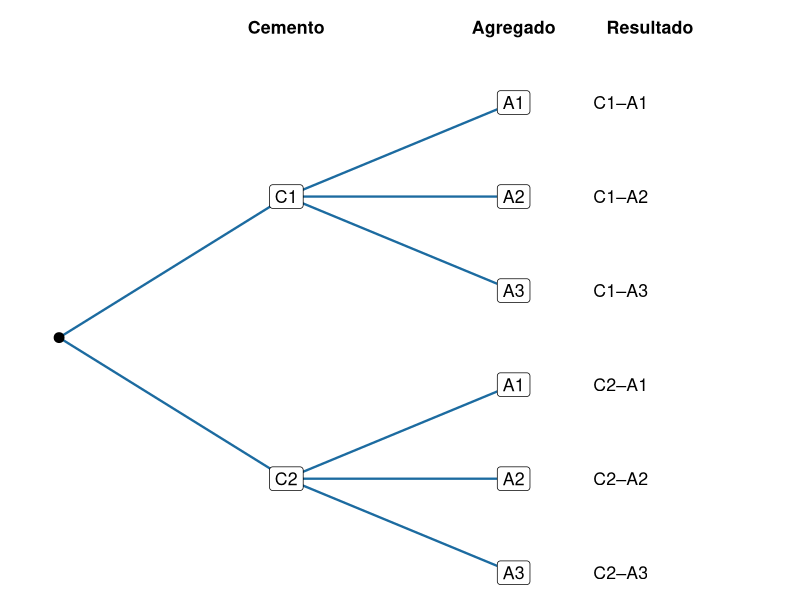

Write the R code that produced this figure.
## ---- chunk 1
#| label: fig-conteo-arbol
#| fig-cap: "Diagrama de árbol para escoger un cemento (C1 o C2) y un agregado (A1, A2 o A3)."
#| fig-alt: "Árbol que parte de un punto, se abre en dos ramas C1 y C2, y cada una se abre en tres ramas A1, A2 y A3, para un total de seis hojas"
#| echo: false
#| fig-width: 7
#| fig-height: 4

library(ggplot2)
n1 <- data.frame(x = 1, y = c(4.5, 1.5), et = c("C1", "C2"))
n2 <- data.frame(x = 2, y = c(5.5, 4.5, 3.5, 2.5, 1.5, 0.5),
                 et = rep(c("A1", "A2", "A3"), 2), padre = rep(c(4.5, 1.5), each = 3))
n2$hoja <- paste(rep(c("C1", "C2"), each = 3), n2$et, sep = "–")
ggplot() +
  geom_segment(data = n1, aes(x = 0, y = 3, xend = x, yend = y), color = "#1C6BA0", linewidth = 0.8) +
  geom_segment(data = n2, aes(x = 1, y = padre, xend = x, yend = y), color = "#1C6BA0", linewidth = 0.8) +
  geom_point(aes(x = 0, y = 3), size = 3) +
  geom_label(data = n1, aes(x, y, label = et), size = 4.5) +
  geom_label(data = n2, aes(x, y, label = et), size = 4.5) +
  geom_text(data = n2, aes(x = 2.35, y = y, label = hoja), hjust = 0, size = 4.5) +
  annotate("text", x = c(1, 2), y = 6.3, label = c("Cemento", "Agregado"), fontface = "bold", size = 4.5) +
  annotate("text", x = 2.6, y = 6.3, label = "Resultado", fontface = "bold", size = 4.5) +
  xlim(-0.1, 3.1) +
  theme_void()
## ---- chunk 2
# 1) Opciones de cada etapa
cemento <- c("C1", "C2", "C3")
agregado <- c("A1", "A2", "A3", "A4")
aditivo <- c("D1", "D2")

# 2) Principio multiplicativo
length(cemento) * length(agregado) * length(aditivo)

# 3) Lista completa de mezclas
mezclas <- expand.grid(cemento = cemento, agregado = agregado, aditivo = aditivo)
head(mezclas, 8)
nrow(mezclas)
## ---- chunk 3
factorial(5)
prod(5:1)        # 5 × 4 × 3 × 2 × 1
factorial(0)
factorial(10)
## ---- chunk 4
n <- 7
k <- 3

# 1) Producto de los primeros k factores
prod(n:(n - k + 1))

# 2) Con factoriales (@eq-conteo-permutaciones)
factorial(n) / factorial(n - k)

# 3) Comprobación por enumeración
personas <- 1:n
ternas <- expand.grid(direccion = personas, residencia = personas, inspeccion = personas)
distintas <- ternas$direccion != ternas$residencia &
             ternas$direccion != ternas$inspeccion &
             ternas$residencia != ternas$inspeccion
sum(distintas)
## ---- chunk 5
# 1) y 2) Con repetición
26^2 * 10^3

# 3) Letras distintas: P(26, 2) para las letras
(factorial(26) / factorial(24)) * 10^3
## ---- chunk 6
n <- 6
factorial(n - 1)
factorial(n) / n
## ---- chunk 7
# 1) Camiones
factorial(9) / (factorial(4) * factorial(3) * factorial(2))

# 2) Comprobación con combinaciones
choose(9, 4) * choose(5, 3) * choose(2, 2)

# 3) Palabra CONCRETO
letras <- strsplit("CONCRETO", "")[[1]]   # separa la palabra en letras
repeticiones <- table(letras)
repeticiones
factorial(length(letras)) / prod(factorial(repeticiones))
## ---- chunk 8
#| label: tbl-conteo-orden
#| tbl-cap: "Arreglos de 2 elementos tomados de {A, B, C, D}: con orden hay 12, sin orden hay 6."
#| echo: false

library(kableExtra)
elem <- c("A", "B", "C", "D")
perm <- expand.grid(x1 = elem, x2 = elem, stringsAsFactors = FALSE)
perm <- perm[perm$x1 != perm$x2, ]
perm <- perm[order(perm$x1, perm$x2), ]
comb <- apply(combn(elem, 2), 2, paste, collapse = "")
cuadro <- data.frame(
  grupo = comb,
  permutaciones = sapply(comb, function(g) {
    a <- substr(g, 1, 1); b <- substr(g, 2, 2); paste0(a, b, ", ", b, a)
  })
)
cuadro %>%
  kbl(col.names = c("Combinación (sin orden)", "Permutaciones que le corresponden (con orden)"),
      align = "c", row.names = FALSE) %>%
  kable_styling(full_width = FALSE, bootstrap_options = c("hover", "condensed"))
## ---- chunk 9
# 1) Con factoriales
factorial(12) / (factorial(4) * factorial(8))

# 2) Con la función de R
choose(12, 4)

# 3) Lista de todas las muestras: una por columna
muestras <- combn(12, 4)
muestras[, 1:6]       # las primeras seis
ncol(muestras)
## ---- chunk 10
# 1) Por casos: 1, 2 o 3 certificados
casos <- choose(4, 1:3) * choose(6, 2:0)
casos
sum(casos)

# 2) Por complemento
choose(10, 3) - choose(6, 3)

# 3) Comprobación: técnicos 1 a 4 certificados, 5 a 10 no certificados
comisiones <- combn(10, 3)
con_certificado <- apply(comisiones, 2, function(g) any(g <= 4))
sum(con_certificado)
## ---- chunk 11
n <- 3   # marcas
k <- 5   # bolsas

# 1) Fórmula
choose(n + k - 1, k)

# 2) Comprobación por enumeración
cantidades <- expand.grid(marca1 = 0:k, marca2 = 0:k, marca3 = 0:k)
pedidos <- cantidades[rowSums(cantidades) == k, ]
head(pedidos)
nrow(pedidos)
## ---- chunk 12
#| cache: true
# 1) y 2) Probabilidad clásica con combinaciones
posibles <- choose(15, 3)
p_uno <- choose(4, 1) * choose(11, 2) / posibles
p_al_menos_uno <- 1 - choose(11, 3) / posibles
c(posibles = posibles, p_uno = p_uno, p_al_menos_uno = p_al_menos_uno)

# 3) Comprobación por simulación
set.seed(2026)
lote <- c(rep("defectuoso", 4), rep("bueno", 11))
defectuosos <- replicate(20000, {
  muestra <- sample(lote, size = 3)        # sin reemplazo (valor por omisión)
  sum(muestra == "defectuoso")
})
mean(defectuosos == 1)    # exactamente uno
mean(defectuosos >= 1)    # al menos uno
